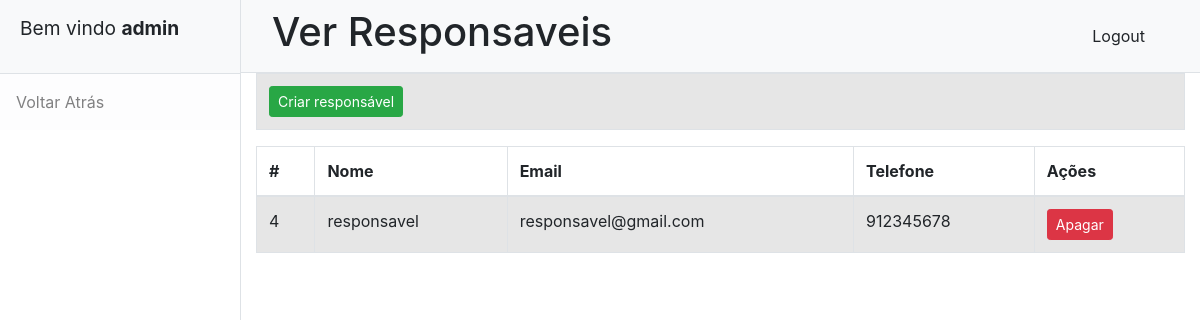
/PHP/Admin/viewResponsaveis.php (signed in), run on the app's committed database.
### tables this page shows
CREATE TABLE `responsavel` (
  `id` int(11) NOT NULL,
  `nome` varchar(100) NOT NULL,
  `email` varchar(255) NOT NULL,
  `telefone` int(9) NOT NULL,
  `autenticacao_id` int(11) NOT NULL
);

### PHP/Admin/viewResponsaveis.php (the view, shortened to what this page needs)
<?php
require '../../dbConnection.php';
?>
<!DOCTYPE html>
<html lang="pt">
<head>
    <link href="../../CSS/Responsavel/styles.css" rel="stylesheet" />
    <link rel="stylesheet" href="https://cdn.jsdelivr.net/npm/bootstrap@4.3.1/dist/css/bootstrap.min.css">
</head>
<body>
    <div class="d-flex" id="wrapper">
        <div class="border-end bg-white" id="sidebar-wrapper">
            <div class="sidebar-heading border-bottom bg-light">
                <?php if (isset($_SESSION['username'])): ?>
                    <p>
                        Bem vindo
                        <strong>
                            <?php echo $_SESSION['username']; ?>
                        </strong>
                    </p>
                <?php endif ?>
            </div>
            <div class="list-group list-group-flush">
                <a class="list-group-item list-group-item-action list-group-item-light p-3"
                    href="../Admin/index.php">Voltar Atrás</a>
            </div>
        </div>
        <div id="page-content-wrapper">
            <nav class="navbar navbar-expand-lg navbar-light bg-light border-bottom">
                <div class="container-fluid">
                    <h1>Ver Responsaveis</h1>
                            <div class="collapse navbar-collapse" id="navbarSupportedContent">
                        <ul class="navbar-nav ms-auto mt-2 mt-lg-0">
                            <li class="nav-item dropdown">
                                <a class="dropdown-item" href="../../logout.php" name="logout">Logout</a>
                            </li>
                        </ul>
                    </div>
                </div>
            </nav>
            <div class="container-fluid">
                <table class="table table-bordered table-striped">
                    <tr>
                        <td>
                            <a href="responsibleregister.php" class="btn btn-success btn-sm">Criar responsável</a>
                        </td>
                    </tr>
                </table>
                <table class="table table-bordered table-striped">
                    <thead>
                        <tr>
                            <th>#</th>
                            <th>Nome</th>
                            <th>Email</th>
                            <th>Telefone</th>
                            <th>Ações</th>
                        </tr>
                    </thead>
                    <tbody>
                        <?php
                        $query = "SELECT * FROM responsavel";
                        $query_run = mysqli_query($conn, $query);
                        if (mysqli_num_rows($query_run) > 0) {
                            foreach ($query_run as $responsavel) {
                                ?>
                                <tr>
                                    <td><?= $responsavel['id']; ?></td>
                                    <td><?= $responsavel['nome']; ?></td>
                                    <td><?= $responsavel['email']; ?></td>
                                    <td><?= $responsavel['telefone']; ?></td>
                                    <td>
                                        <form action="responsavelController.php" method="POST" class="d-inline">
                                            <button type="submit" name="apagar" value="<?= $responsavel['id']; ?>"
                                                class="btn btn-danger btn-sm">Apagar</button>
                                        </form>
                                    </td>
                                </tr>
                                <?php
                            }
                        }
                        ?>
                    </tbody>
                </table>
            </div>
        </div>
    </div>
</body>
</html>

### data on the page
responsavel: id "4", nome "responsavel", email "responsavel@gmail.com", telefone "912345678"

### other printed values
$_SESSION['username'] "admin"
